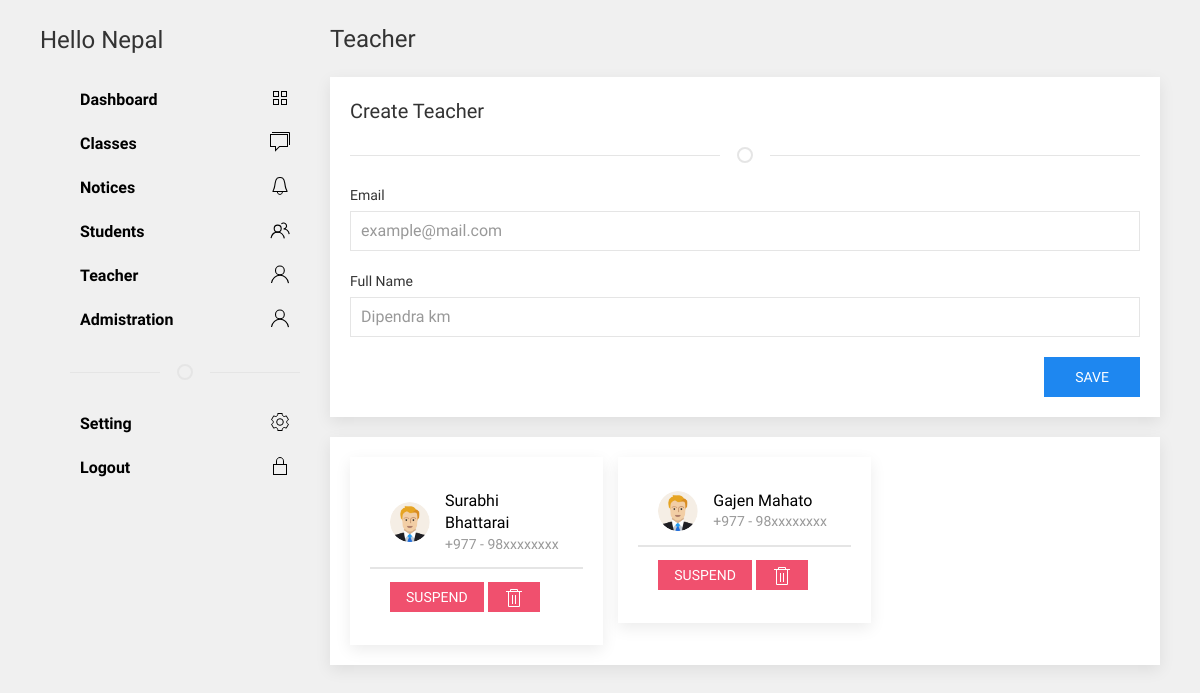
The app's page /manager/teacher/ (signed in), older data.
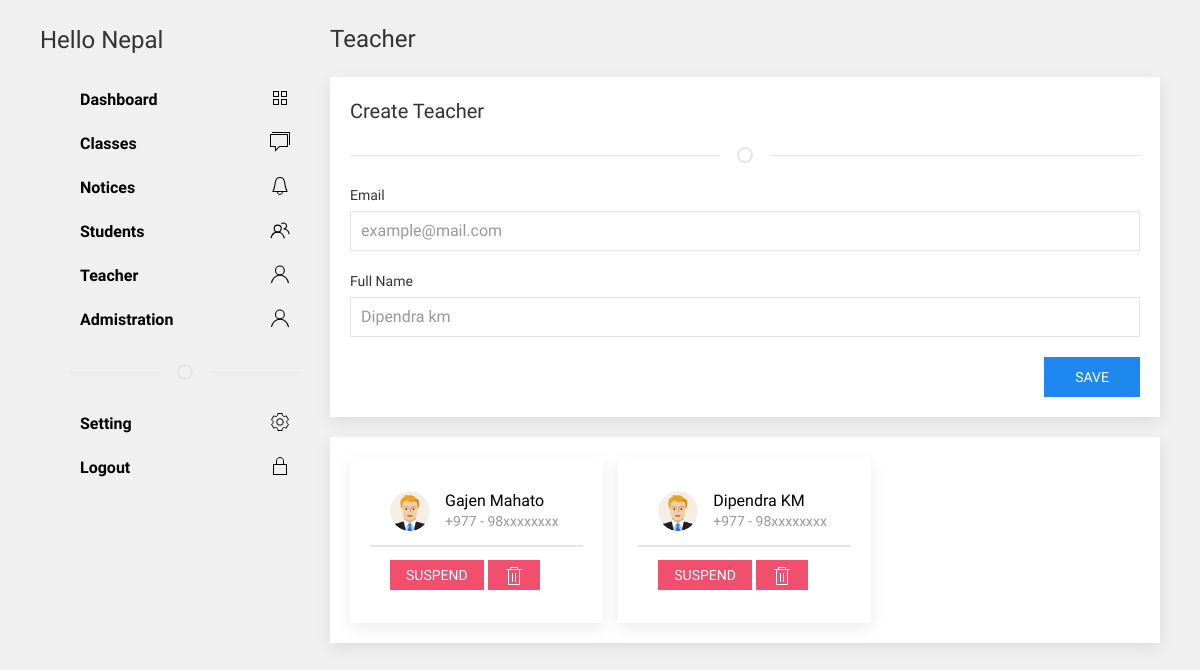
The same page, newer data.
### teacher/models.py (models this page shows, shortened)
class Teacher(models.Model):
    name = models.CharField(max_length=100)
    contact_no = models.CharField(max_length=20,default='98xxxxxxxx')
    deparment = models.CharField(null=True,blank=True,max_length=50)
    profile = models.ImageField(blank=True,null=True,upload_to='profile/')
    subject = models.BooleanField(max_length=200,blank=True,null=True)
    user = models.OneToOneField(Account,on_delete=models.CASCADE)

### manager/views.py (the view, shortened to what this page needs)
# urls.py: path('teacher/',TeacherView.as_view(),name='manage_teacher'),
class TeacherView(View):
    template_name = 'manager/teacher.html'
    @method_decorator(login_required,'signin')
    def get(self,request,*arg,**kwargs):
        teacher = Teacher.objects.all()
        context = {
            'teacher':teacher
        }
        cache.clear()
        return render(request,self.template_name,context)

### templates/manager/teacher.html (shortened to what this page needs)
{% extends 'master/dashboard.html' %}
{% load staticfiles %}
 {% block 'contents' %}
     <div uk-grid>
        {% include 'includes/dashboard_sidenav.html' %}
        <div class="uk-width-3-4@m content">
            <h3>Teacher</h3>
            <div class="uk-card uk-card-default uk-card-body uk-card-small">
                <h4>Create Teacher</h4>
                <hr class="uk-divider-icon">
                <form class="uk-form-stacked" method="post">
                    <div class="uk-margin">
                        <label class="uk-form-label" for="form-stacked-email">Email</label>
                        <div class="uk-form-controls">
                            <input class="uk-input" id="form-stacked-email" name="email" type="text" placeholder="example@mail.com">
                        </div>
                    </div>
                    <div class="uk-margin">
                        <label class="uk-form-label" for="form-stacked-name">Full Name</label>
                        <div class="uk-form-controls">
                            <input class="uk-input" name="name" id="form-stacked-name" type="text" placeholder="Dipendra km">
                        </div>
                    </div>
                    <button class="uk-button uk-button-primary" style="float:right;">Save</button>
                </form>
            </div>
            <div class="uk-card uk-card-default uk-margin uk-card-small uk-card-body">
                <div class="uk-grid-column-small uk-child-width-1-3@s" uk-grid>
                            {% for t in teacher %}
                                     <div>
                                        <div class="uk-card uk-card-default uk-card-hover uk-card-body">
                                               <div class="uk-card-header">
                                                    <div class="uk-grid-small uk-flex-middle" uk-grid>
                                                        <div class="uk-width-auto">
                                                            {% if t.profile %}
                                                                <img class="uk-border-circle" width="40" height="40" src="{{MEDIA_URL}}{{t.profile.url}}">
                                                            {% else %}
                                                                <img class="uk-border-circle" width="40" height="40" src="{% static 'img/teacher.png' %}">
                                                            {% endif %}
                                                        </div>
                                                        <div class="uk-width-expand">
                                                            <h5 class="uk-margin-remove-bottom"><a href="{% url 'teacher_details' t.id %}"> {{t.name}}</a></h5>
                                                            <p class="uk-text-meta uk-margin-remove-top">+977 - {{t.contact_no}}</p>
                                                        </div>
                                                    </div>
                                                </div>
                                             <div class="uk-card-footer">
                                                 {% if t.user.is_suspended %}
                                                   <a id="js-release-confirm" href="#" class="uk-button uk-button-primary uk-button-small" url="{% url 'unsuspend_teacher' t.user_id %}">Release</a>
                                                {% else %}
                                                 <a id="js-modal-confirm" href="#" class="uk-button uk-button-danger uk-button-small" url="{% url 'suspend_teacher' t.user_id %}">Suspend</a>
                                                 {% endif %}
                                                 <a id="teacher-delete-confirm" href="#" class="uk-button uk-button-danger uk-button-small" url="{% url 'delete_teacher' t.user_id %}"><span uk-icon="icon: trash"></span></a>
                                            </div>
                                        </div>
                                    </div>
                           {% endfor %}
                </div>
            </div>
        </div>
   </div>
 {% endblock %}

### templates/master/dashboard.html (shortened to what this page needs)
<!DOCTYPE html>
{% load staticfiles %}
<html lang="en">
<head>
    <link rel="stylesheet" href="{% static 'css/uikit.min.css' %}" />
    <link rel="stylesheet" href="{% static 'css/dashboard.css' %}">
</head>
<body>
 <div class="uk-container">
{% block 'contents' %}
{% endblock %}
 </div>
</body>
</html>

### templates/includes/dashboard_sidenav.html
<div class="uk-width-1-4@m sidenav">
              <h3 class="title"> Hello Nepal</h3>
            <ul class="menu-item">
                <li>
                    <a href="#">Dashboard <span uk-icon="icon: thumbnails"></span></a>
                </li>
                <li>
                    <a href="#">Classes <span uk-icon="icon: comments"></span></a>
                </li>
                  <li>
                    <a href="#">Notices <span uk-icon="icon: bell"></span></a>
                </li>
                <li>
                    <a href="{% url 'manage_student' %}">Students<span uk-icon="icon: users"></span></a>
                </li>
                <li>
                    <a href="{% url 'manage_teacher' %}">Teacher<span uk-icon="icon: user"></span></a>
                </li>
                <li>
                    <a href="#">Admistration <span uk-icon="icon: user"></span></a>
                </li>
                <hr class="uk-divider-icon">
                <li>
                    <a href="#">Setting <span uk-icon="icon: cog"></span></a>
                </li>
                <li>
                    <a href="{% url 'logout' %}">Logout<span uk-icon="icon: lock"></span></a>
                </li>
            </ul>
        </div>

### static/css/dashboard.css (style rules this page uses)
* { font-family: 'Raleway', sans-serif; }
h1,h2,h3,h4,h5,h6,p,a,span { font-family: 'Raleway', sans-serif; }
a { color:black; }
html { background-color:#F0F0F0; }
.sidenav { padding-top:2%; height: 100%; position: fixed; z-index: 1; top: 0; left: 0; overflow-x: hidden; }
.content { margin-left:25%; margin-top:2%; }
.menu-item { list-style:none; }
.menu-item>li { display:block; padding:10px; }
.menu-item>li>a { font-weight:bold; }
.menu-item>li>a>span { margin-left:4%; float:right; }

Row changes from the older to the newer data that the page shows:
removed Teacher: name "Surabhi Bhattarai", contact_no "98xxxxxxxx", shows "SUSPEND"
added Teacher: name "Dipendra KM", contact_no "98xxxxxxxx", shows "SUSPEND"
